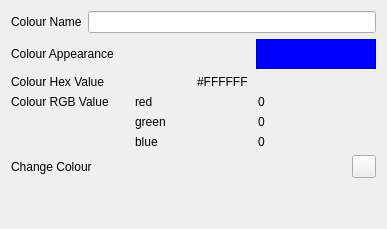
     <widget class="QWidget" name="tab_6">
      <attribute name="icon">
       <iconset resource="../../icon/resource.qrc">
        <normaloff>:/images/tabwidget/colour.png</normaloff>:/images/tabwidget/colour.png</iconset>
      </attribute>
      <attribute name="title">
       <string/>
      </attribute>
      <layout class="QVBoxLayout" name="verticalLayout_5">
       <item>
        <layout class="QHBoxLayout" name="horizontalLayout_6">
         <item>
          <widget class="QLabel" name="label_2">
           <property name="text">
            <string>Colour Name</string>
           </property>
          </widget>
         </item>
         <item>
          <widget class="QLineEdit" name="lineEdit"/>
         </item>
        </layout>
       </item>
       <item>
        <layout class="QHBoxLayout" name="horizontalLayout_7" stretch="2,1">
         <item>
          <widget class="QLabel" name="label_3">
           <property name="text">
            <string>Colour Appearance</string>
           </property>
          </widget>
         </item>
         <item>
          <widget class="QTextBrowser" name="textBrowser_2">
           <property name="sizePolicy">
            <sizepolicy hsizetype="Expanding" vsizetype="Fixed">
             <horstretch>0</horstretch>
             <verstretch>0</verstretch>
            </sizepolicy>
           </property>
           <property name="maximumSize">
            <size>
             <width>16777215</width>
             <height>30</height>
            </size>
           </property>
           <property name="styleSheet">
            <string notr="true">QTextBrowser {
  background-color: #0000ff;
}</string>
           </property>
          </widget>
         </item>
        </layout>
       </item>
       <item>
        <layout class="QHBoxLayout" name="horizontalLayout_8">
         <item>
          <widget class="QLabel" name="label_4">
           <property name="text">
            <string>Colour Hex Value</string>
           </property>
          </widget>
         </item>
         <item>
          <widget class="QLabel" name="label_5">
           <property name="text">
            <string>#FFFFFF</string>
           </property>
          </widget>
         </item>
        </layout>
       </item>
       <item>
        <layout class="QGridLayout" name="gridLayout">
         <item row="1" column="1">
          <widget class="QLabel" name="label_8">
           <property name="text">
            <string>green</string>
           </property>
          </widget>
         </item>
         <item row="0" column="0">
          <widget class="QLabel" name="label_7">
           <property name="text">
            <string>Colour RGB Value</string>
           </property>
          </widget>
         </item>
         <item row="0" column="1">
          <widget class="QLabel" name="label_6">
           <property name="text">
            <string>red</string>
           </property>
          </widget>
         </item>
         <item row="2" column="1">
          <widget class="QLabel" name="label_9">
           <property name="text">
            <string>blue</string>
           </property>
          </widget>
         </item>
         <item row="0" column="2">
          <widget class="QLabel" name="label_10">
           <property name="text">
            <string>0</string>
           </property>
          </widget>
         </item>
         <item row="1" column="2">
          <widget class="QLabel" name="label_11">
           <property name="text">
            <string>0</string>
           </property>
          </widget>
         </item>
         <item row="2" column="2">
          <widget class="QLabel" name="label_12">
           <property name="text">
            <string>0</string>
           </property>
          </widget>
         </item>
        </layout>
       </item>
       <item>
        <layout class="QHBoxLayout" name="horizontalLayout_9">
         <item>
          <widget class="QLabel" name="label_13">
           <property name="text">
            <string>Change Colour</string>
           </property>
          </widget>
         </item>
         <item>
          <widget class="QgsColorButton" name="mColorButton"/>
         </item>
        </layout>
       </item>
       <item>
        <spacer name="verticalSpacer_4">
         <property name="orientation">
          <enum>Qt::Vertical</enum>
         </property>
         <property name="sizeHint" stdset="0">
          <size>
           <width>20</width>
           <height>40</height>
          </size>
         </property>
        </spacer>
       </item>
      </layout>
     </widget>
